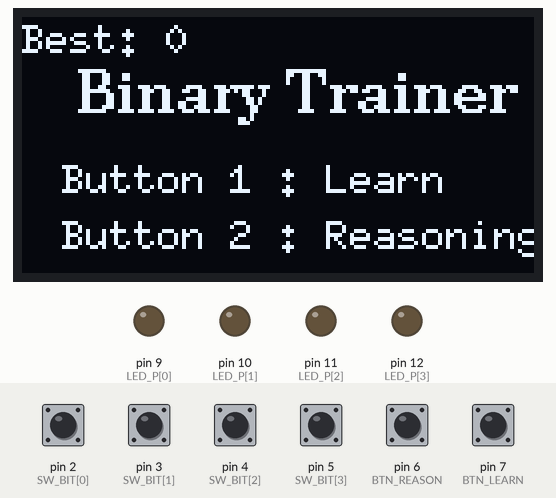
A sketch run on a simulated Arduino Nano, built with avr-gcc and run on an emulated ATmega328P. Parts: 128×64 one-colour display, output pins drawn as LEDs (lit = HIGH). The test bench sets the inputs (shaded band); at power-on: pin 2 (SW_BIT[0]), pin 3 (SW_BIT[1]), pin 4 (SW_BIT[2]), pin 5 (SW_BIT[3]), pin 6 (BTN_REASON), pin 7 (BTN_LEARN) HIGH. Random numbers use the default seed unless the sketch sets one.

Above: at 1.4 s.
1.5 s: pin 7 (BTN_LEARN) pulled LOW for 0.15 s
At 2.2 s:
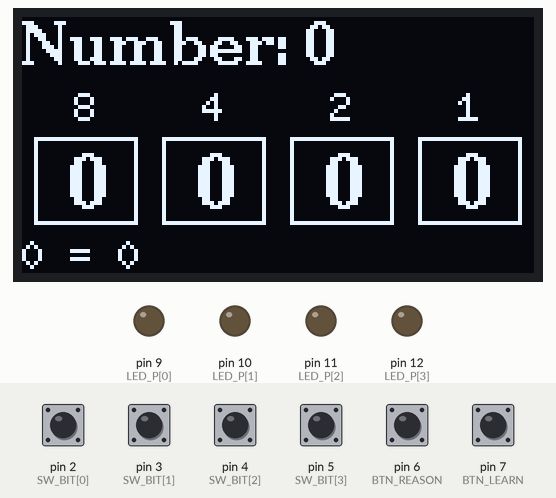
4.6 s: pin 6 (BTN_REASON) pulled LOW for 0.15 s
At 6.1 s:
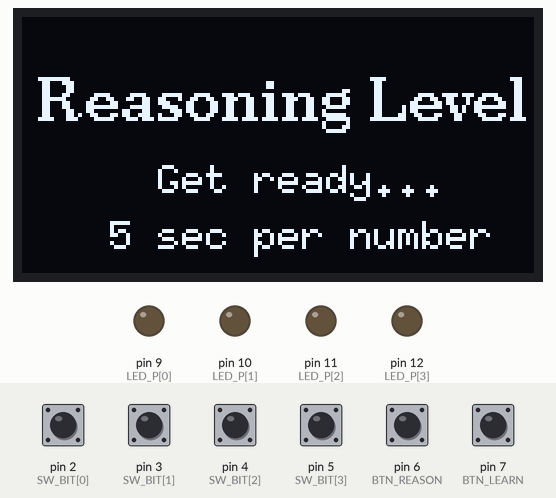
7.7 s: pin 6 (BTN_REASON) pulled LOW for 1 s
At 9.5 s:
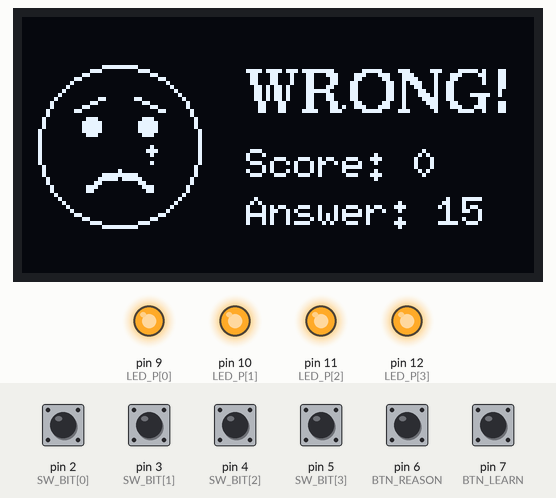
11.7 s: pin 6 (BTN_REASON) pulled LOW for 0.15 s
At 11.93 s:
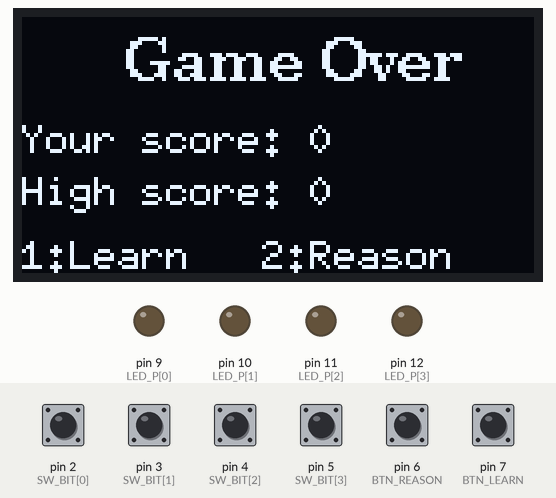
13.6 s: pin 2 (SW_BIT[0]) pulled LOW for 0.15 s
At 13.79 s:
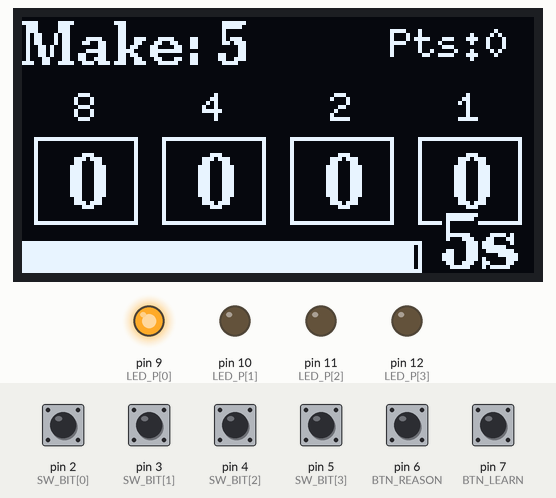
14.3 s: pin 3 (SW_BIT[1]) pulled LOW for 0.15 s
At 14.98 s:
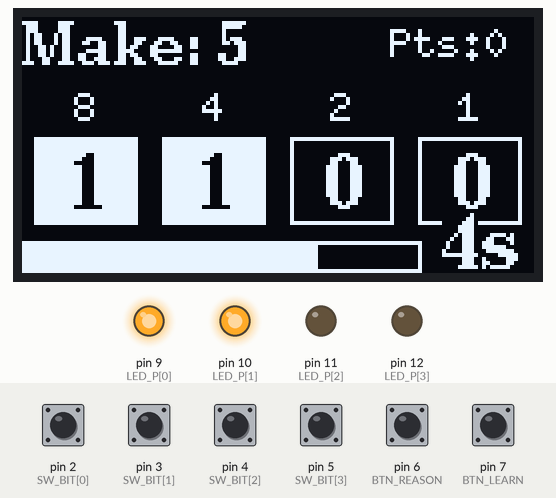
Timing chart, 0 to 19.8 s (numbered marks = the images above; inputs shaded):
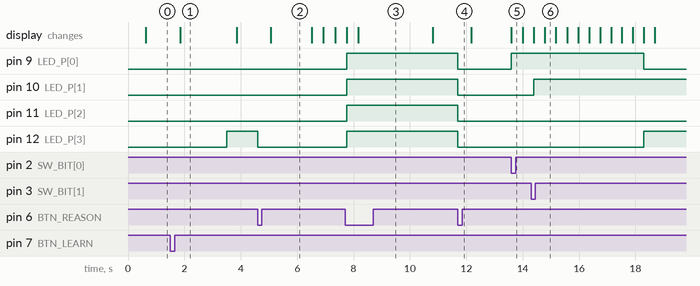

Measured:
- after the input at 1.5 s, pin 12 (LED_P[3]): LOW → HIGH after 2.0 s; the display: changes after 0.36 s (image 1)
- after the input at 11.7 s, pin 9 (LED_P[0]), pin 10 (LED_P[1]), pin 11 (LED_P[2]), pin 12 (LED_P[3]): HIGH → LOW at once
- after the input at 13.6 s, pin 9 (LED_P[0]): LOW → HIGH at once
- what the display in image 1 shows lasts 2.0 s, from 1.9 s to 3.9 s
- what the display in image 2 shows lasts 1.4 s, from 5.1 s to 6.5 s

The sketch:

binary_trainer.ino
```cpp
/*
  Binary Trainer - Arduino Nano + 0.96" I2C OLED
  Learn mode : shows numbers 0-15 with their binary pattern
  Reasoning  : convert a number to binary within a time limit, with score,
               reaction time and a saved high score

  Libraries: U8g2 (by olikraus). EEPROM and Wire come with the Arduino IDE.
*/

#include <Arduino.h>
#include <Wire.h>
#include <EEPROM.h>
#include <U8g2lib.h>

// 0.96" SSD1306 OLED. If your screen is 1.3" / looks shifted, use the SH1106 line instead:
// U8G2_SH1106_128X64_NONAME_1_HW_I2C u8g2(U8G2_R0, U8X8_PIN_NONE);
U8G2_SSD1306_128X64_NONAME_1_HW_I2C u8g2(U8G2_R0, U8X8_PIN_NONE);

// ===== YOUR SETTINGS =====
const int SW_BIT[4] = {2, 3, 4, 5};        // bit inputs: 8, 4, 2, 1
const int LED_P[4]  = {9, 10, 11, 12};     // LEDs: 8, 4, 2, 1
// const int LED_P[4] = {9, 10, 11, 8};    // use this line if the bit-1 LED is on D8
const int BTN_LEARN  = 7;                  // Learn button
const int BTN_REASON = 6;                  // Reason / Check button
const bool MOMENTARY_BITS = true;          // true = each press flips the bit and it stays
                                           // false = real latching toggle switches
const unsigned long TIME_LIMIT_MS = 5000;  // time allowed per question
// =========================

const int WEIGHT[4] = {8, 4, 2, 1};

enum Mode { MENU, LEARN, INTRO, RESET_SW, ASK, RESULT_OK, RESULT_WRONG };
Mode mode = MENU;

bool bits[4] = {false, false, false, false};
int learnNum = 0, target = 0, score = 0, highScore = 0;
int shownValue = 0;
bool newHigh = false, wrongPage2 = false, timeUp = false;
unsigned long modeStart = 0, lastAdvance = 0;
unsigned long questionStart = 0, lastTimerDraw = 0, reactionMs = 0;
bool needRedraw = true;

bool prevState[14];
unsigned long lastChange[14];

// returns true once per press (with debounce)
bool pressedEdge(int pin) {
  bool now = (digitalRead(pin) == LOW);
  bool edge = now && !prevState[pin] && (millis() - lastChange[pin] > 30);
  if (now != prevState[pin]) { prevState[pin] = now; lastChange[pin] = millis(); }
  return edge;
}

void clearBits() {
  for (int i = 0; i < 4; i++) bits[i] = false;
}

// the value currently set on the 4 bit inputs
int switchValue() {
  int v = 0;
  for (int i = 0; i < 4; i++) {
    bool on = MOMENTARY_BITS ? bits[i] : (digitalRead(SW_BIT[i]) == LOW);
    if (on) v += WEIGHT[i];
  }
  return v;
}

void setLeds(int v) {
  for (int i = 0; i < 4; i++) digitalWrite(LED_P[i], (v & WEIGHT[i]) ? HIGH : LOW);
}

// ---------- drawing helpers ----------
void sparkle(int x, int y) {
  u8g2.drawLine(x - 3, y, x + 3, y);
  u8g2.drawLine(x, y - 3, x, y + 3);
}

void drawSadFace(int cx, int cy) {
  u8g2.drawCircle(cx, cy, 20);
  u8g2.drawDisc(cx - 7, cy - 5, 2);
  u8g2.drawDisc(cx + 7, cy - 5, 2);
  u8g2.drawLine(cx - 11, cy - 9, cx - 4, cy - 12);
  u8g2.drawLine(cx + 4, cy - 12, cx + 11, cy - 9);
  for (int dx = -8; dx <= 8; dx++) {
    int y = cy + 10 - (64 - dx * dx) / 16;
    u8g2.drawPixel(cx + dx, y);
    u8g2.drawPixel(cx + dx, y + 1);
  }
  u8g2.drawDisc(cx + 8, cy + 1, 1);
  u8g2.drawPixel(cx + 8, cy + 4);
}

void drawWowFace(int cx, int cy) {
  u8g2.drawCircle(cx, cy, 20);
  u8g2.drawCircle(cx - 7, cy - 5, 4);
  u8g2.drawDisc(cx - 7, cy - 5, 1);
  u8g2.drawCircle(cx + 7, cy - 5, 4);
  u8g2.drawDisc(cx + 7, cy - 5, 1);
  u8g2.drawLine(cx - 11, cy - 12, cx - 3, cy - 13);
  u8g2.drawLine(cx + 3, cy - 13, cx + 11, cy - 12);
  u8g2.drawDisc(cx, cy + 9, 5);
  sparkle(cx + 25, cy - 16);
  sparkle(cx + 22, cy + 14);
}

void drawBoxes(int v) {
  for (int i = 0; i < 4; i++) {
    int x = 3 + i * 32;
    bool on = (v & WEIGHT[i]);

    char w[2] = { (char)('0' + WEIGHT[i]), 0 };
    u8g2.setFont(u8g2_font_6x10_tf);
    u8g2.drawStr(x + 10, 26, w);

    u8g2.drawFrame(x, 30, 26, 22);
    if (on) { u8g2.drawBox(x, 30, 26, 22); u8g2.setDrawColor(0); }
    u8g2.setFont(u8g2_font_ncenB14_tr);
    u8g2.drawStr(x + 8, 48, on ? "1" : "0");
    u8g2.setDrawColor(1);
  }
}

void sumText(int v, char* out, int n) {
  int k = snprintf(out, n, "%d = ", v);
  if (v == 0) { snprintf(out + k, n - k, "0"); return; }
  bool first = true;
  for (int i = 0; i < 4; i++) {
    if (v & WEIGHT[i]) {
      k += snprintf(out + k, n - k, first ? "%d" : "+%d", WEIGHT[i]);
      first = false;
    }
  }
}

void drawScreen() {
  char b[24];
  switch (mode) {
    case MENU:
      u8g2.setFont(u8g2_font_ncenB10_tr);
      u8g2.drawStr(14, 24, "Binary Trainer");
      u8g2.setFont(u8g2_font_6x10_tf);
      snprintf(b, sizeof(b), "Best: %d", highScore);
      u8g2.drawStr(0, 9, b);
      u8g2.drawStr(10, 44, "Button 1 : Learn");
      u8g2.drawStr(10, 58, "Button 2 : Reasoning");
      break;

    case LEARN:
      snprintf(b, sizeof(b), "Number: %d", learnNum);
      u8g2.setFont(u8g2_font_ncenB10_tr);
      u8g2.drawStr(0, 12, b);
      drawBoxes(learnNum);
      sumText(learnNum, b, sizeof(b));
      u8g2.setFont(u8g2_font_6x10_tf);
      u8g2.drawStr(0, 63, b);
      break;

    case INTRO:
      u8g2.setFont(u8g2_font_ncenB10_tr);
      u8g2.drawStr(4, 26, "Reasoning Level");
      u8g2.setFont(u8g2_font_6x10_tf);
      u8g2.drawStr(34, 44, "Get ready...");
      snprintf(b, sizeof(b), "%d sec per number", (int)(TIME_LIMIT_MS / 1000));
      u8g2.drawStr(22, 58, b);
      break;

    case RESET_SW:
      u8g2.setFont(u8g2_font_ncenB10_tr);
      u8g2.drawStr(10, 14, "Reset switches");
      drawBoxes(shownValue);
      u8g2.setFont(u8g2_font_6x10_tf);
      u8g2.drawStr(0, 63, "Flip all switches down");
      break;

    case ASK: {
      snprintf(b, sizeof(b), "Make: %d", target);
      u8g2.setFont(u8g2_font_ncenB10_tr);
      u8g2.drawStr(0, 12, b);
      snprintf(b, sizeof(b), "Pts:%d", score);
      u8g2.setFont(u8g2_font_6x10_tf);
      u8g2.drawStr(92, 10, b);
      drawBoxes(shownValue);

      unsigned long el = millis() - questionStart;       // countdown bar
      if (el > TIME_LIMIT_MS) el = TIME_LIMIT_MS;
      unsigned long left = TIME_LIMIT_MS - el;
      int w = (int)(98UL * left / TIME_LIMIT_MS);
      u8g2.drawFrame(0, 56, 100, 8);
      if (w > 0) u8g2.drawBox(1, 57, w, 6);
      snprintf(b, sizeof(b), "%ds", (int)((left + 999) / 1000));
      u8g2.drawStr(104, 63, b);
      break;
    }

    case RESULT_OK:
      drawWowFace(24, 32);
      u8g2.setFont(u8g2_font_ncenB14_tr);
      u8g2.drawStr(58, 26, "WOW!");
      u8g2.setFont(u8g2_font_6x10_tf);
      snprintf(b, sizeof(b), "Right! %d.%ds", (int)(reactionMs / 1000), (int)((reactionMs % 1000) / 100));
      u8g2.drawStr(58, 40, b);
      u8g2.drawStr(58, 52, "+1 point");
      snprintf(b, sizeof(b), "Score: %d", score);
      u8g2.drawStr(0, 63, b);
      break;

    case RESULT_WRONG:
      if (!wrongPage2) {
        drawSadFace(24, 32);
        u8g2.setFont(u8g2_font_ncenB10_tr);
        u8g2.drawStr(56, 24, timeUp ? "TIME UP!" : "WRONG!");
        u8g2.setFont(u8g2_font_6x10_tf);
        snprintf(b, sizeof(b), "Score: %d", score);
        u8g2.drawStr(56, 40, b);
        snprintf(b, sizeof(b), "Answer: %d", target);
        u8g2.drawStr(56, 52, b);
      } else if (newHigh) {
        sparkle(8, 10); sparkle(120, 12); sparkle(118, 44);
        u8g2.setFont(u8g2_font_ncenB14_tr);
        u8g2.drawStr(10, 24, "NEW HIGH");
        u8g2.drawStr(18, 42, "SCORE!");
        u8g2.setFont(u8g2_font_6x10_tf);
        snprintf(b, sizeof(b), "You scored %d", score);
        u8g2.drawStr(0, 54, b);
        u8g2.drawStr(0, 63, "1:Learn   2:Reason");
      } else {
        u8g2.setFont(u8g2_font_ncenB10_tr);
        u8g2.drawStr(26, 16, "Game Over");
        u8g2.setFont(u8g2_font_6x10_tf);
        snprintf(b, sizeof(b), "Your score: %d", score);
        u8g2.drawStr(0, 34, b);
        snprintf(b, sizeof(b), "High score: %d", highScore);
        u8g2.drawStr(0, 47, b);
        u8g2.drawStr(0, 63, "1:Learn   2:Reason");
      }
      break;
  }
}

void render() {
  u8g2.firstPage();
  do { drawScreen(); } while (u8g2.nextPage());
}

// ---------- mode changes ----------
void goLearn() {
  mode = LEARN;
  learnNum = 0;
  lastAdvance = millis();
  setLeds(learnNum);
  needRedraw = true;
}

void goIntro() {                       // starts a fresh run
  mode = INTRO;
  modeStart = millis();
  score = 0;
  clearBits();
  setLeds(0);
  needRedraw = true;
}

void goResetSw() {                     // latching switches only: wait until all are down
  mode = RESET_SW;
  shownValue = switchValue();
  setLeds(shownValue);
  needRedraw = true;
}

void newQuestion() {
  int old = target;
  do { target = random(1, 16); } while (target == old);
  mode = ASK;
  shownValue = switchValue();
  setLeds(shownValue);
  questionStart = millis();            // the timer starts here
  lastTimerDraw = millis();
  needRedraw = true;
}

void nextQuestion() {
  if (MOMENTARY_BITS) {
    clearBits();
    newQuestion();
  } else if (switchValue() == 0) {
    newQuestion();
  } else {
    goResetSw();
  }
}

void endRun(bool byTimeout) {          // wrong answer or time up
  mode = RESULT_WRONG;
  modeStart = millis();
  wrongPage2 = false;
  timeUp = byTimeout;
  newHigh = (score > highScore);
  if (newHigh) {
    highScore = score;
    EEPROM.update(0, highScore > 254 ? 254 : highScore);
  }
  setLeds(target);                     // show the right answer on the LEDs
  needRedraw = true;
}

void checkAnswer() {
  if (switchValue() == target) {
    reactionMs = millis() - questionStart;
    score++;
    mode = RESULT_OK;
    modeStart = millis();
    needRedraw = true;
  } else {
    endRun(false);
  }
}

void setup() {
  for (int i = 0; i < 4; i++) {
    pinMode(SW_BIT[i], INPUT_PULLUP);
    pinMode(LED_P[i], OUTPUT);
  }
  pinMode(BTN_LEARN, INPUT_PULLUP);
  pinMode(BTN_REASON, INPUT_PULLUP);

  // hold both mode buttons while powering on to reset the high score
  if (digitalRead(BTN_LEARN) == LOW && digitalRead(BTN_REASON) == LOW) {
    EEPROM.update(0, 0);
  }
  highScore = EEPROM.read(0);
  if (highScore == 255) highScore = 0;

  randomSeed(analogRead(A0));
  u8g2.begin();
  u8g2.setBusClock(400000);
  needRedraw = true;
}

void loop() {
  unsigned long now = millis();

  bool bitPressed[4];
  for (int i = 0; i < 4; i++) bitPressed[i] = pressedEdge(SW_BIT[i]);
  bool eLearn  = pressedEdge(BTN_LEARN);
  bool eReason = pressedEdge(BTN_REASON);

  switch (mode) {
    case MENU:
      if (eLearn) goLearn();
      else if (eReason) goIntro();
      break;

    case LEARN:
      if (eReason) {
        goIntro();
      } else if (eLearn || now - lastAdvance >= 2000) {
        learnNum = (learnNum + 1) % 16;
        lastAdvance = now;
        setLeds(learnNum);
        needRedraw = true;
      }
      break;

    case INTRO:
      if (now - modeStart >= 1500) nextQuestion();
      break;

    case RESET_SW: {                   // only used with latching switches
      int v = switchValue();
      if (v != shownValue) {
        shownValue = v;
        setLeds(v);
        needRedraw = true;
      }
      if (eLearn) goLearn();
      else if (v == 0) newQuestion();
      break;
    }

    case ASK: {
      if (eLearn) {
        goLearn();
      } else if (now - questionStart >= TIME_LIMIT_MS) {
        endRun(true);                  // time is up, the run ends
      } else if (eReason) {
        checkAnswer();
      } else {
        if (MOMENTARY_BITS) {
          for (int i = 0; i < 4; i++) {
            if (bitPressed[i]) bits[i] = !bits[i];
          }
        }
        int v = switchValue();
        if (v != shownValue) {
          shownValue = v;
          setLeds(v);
          needRedraw = true;
        }
        if (now - lastTimerDraw >= 200) {   // keep the countdown bar moving
          lastTimerDraw = now;
          needRedraw = true;
        }
      }
      break;
    }

    case RESULT_OK:
      if (eLearn) goLearn();
      else if (now - modeStart >= 2000) nextQuestion();
      break;

    case RESULT_WRONG:
      if (!wrongPage2 && now - modeStart >= 2500) {
        wrongPage2 = true;
        needRedraw = true;
      }
      if (eLearn) goLearn();
      else if (eReason) goIntro();
      break;
  }

  if (needRedraw) {
    needRedraw = false;
    render();
  }
}
```
